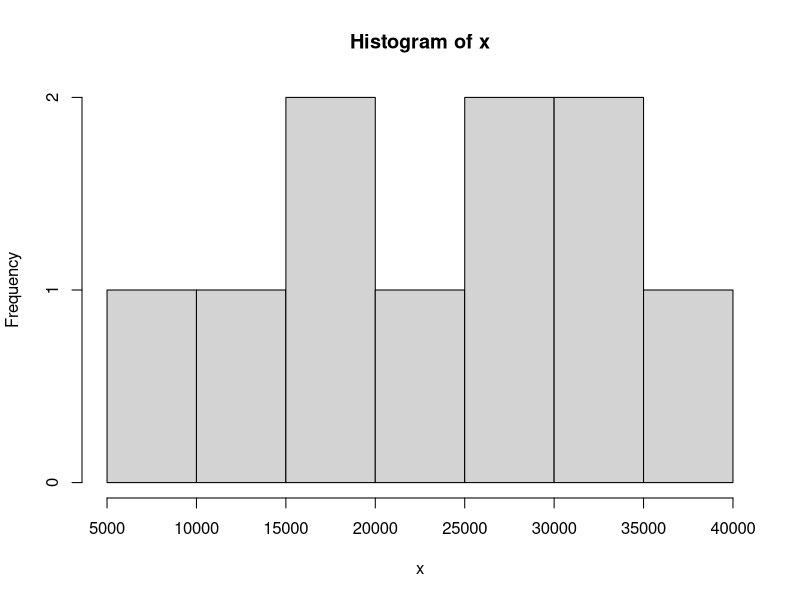
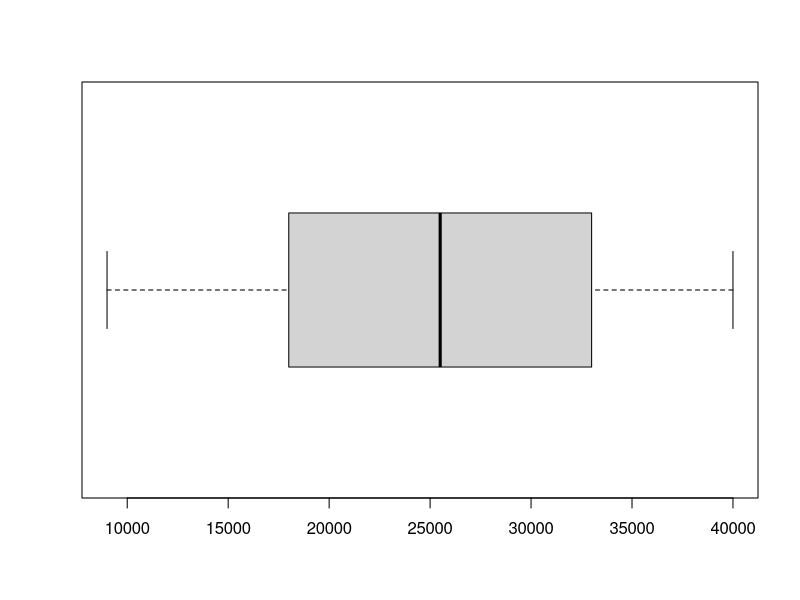

These charts were generated, in order, by the following R code:
## ---- chunk 1
x <- c(18000, 24000, 9000, 35000, 27000, 15000, 28000, 40000, 33000, 20000)
mean(x)
## ---- chunk 2
median(x)
## ---- chunk 3
IQR(x)
## ---- chunk 4
hist(x)
boxplot(x,horizontal=TRUE)
## ---- chunk 5
quantile(x)
## ---- chunk 6
wt <- c(0.1, 0.2, 0.4, 0.2, 0.1)
x <- c(2, 2.5, 3, 3.5, 4)
mu <- weighted.mean(x,wt)
v1 <- sum(wt)
X <- (x - mu)**2
sd <- sqrt(sum(wt * X))
sd
## ---- chunk 7
wt <- c(0.1, 0.2, 0.4, 0.2, 0.1)
x <- c(3, 3.5, 4, 4.5, 5)
mu <- weighted.mean(x,wt)
v1 <- sum(wt)
X <- (x - mu)**2
vari <- (sum(wt * X))
print(mu)
print(vari)
## ---- chunk 8
pbinom(8,9,0.01)
## ---- chunk 9
dpois(1,1/2 * 1/4)
## ---- chunk 10
dpois(0,1/2 * 1)
## ---- chunk 11
pnorm(q = 12,mean = 12.05,sd = 0.03)
## ---- chunk 12
sqrt(log(0.99*sqrt(2*pi*0.03))/(-2*0.03^2))+12
